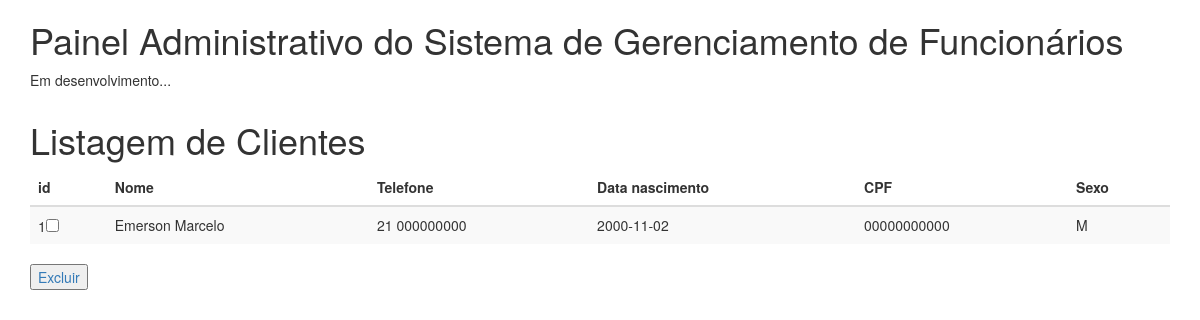
Before: /lista.php with the older database file.
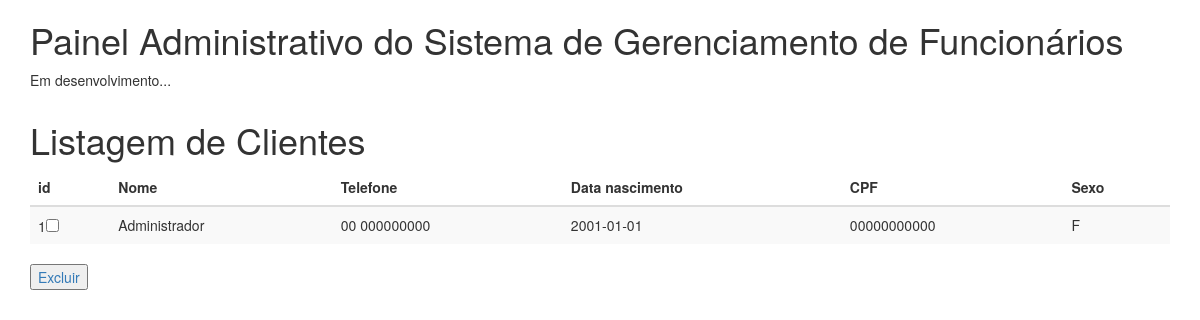
After: the same page with the newer database file.
### tables this page shows
CREATE TABLE Funcionario (
    id_func int,
    nome_funcionario VARCHAR (50),
    telefone VARCHAR (20),
    data_nasc date,
    cpf VARCHAR (20),
    sexo VARCHAR (1),
    municipio VARCHAR (50),
    estado VARCHAR (50),
    PRIMARY KEY (id_func),
    FOREIGN KEY (id_func) REFERENCES usuario(id_usuario)
);

### lista.php (the view, shortened to what this page needs)
<!DOCTYPE html>
<html lang="pt-br">
<head>
  <link rel="stylesheet" href="https://maxcdn.bootstrapcdn.com/bootstrap/3.3.5/css/bootstrap.min.css">
</head>
<body>
<div class="container">
  <h1>Painel Administrativo do Sistema de Gerenciamento de Funcionários</h1>
  <p>Em desenvolvimento...</p>
</div>
    <?php
        $connection = mysqli_connect("localhost", "root", "", "studiodebeleza");
        mysqli_select_db($connection, "studiodebeleza");
        $sql = "SELECT * FROM funcionario";
        $result = mysqli_query($connection, $sql);
    ?>
    <div class="container">
        <h1>Listagem de Clientes</h1>
        <table class="table table-striped">
            <thead>
                <th>id</th>
                <th>Nome</th>
                <th>Telefone</th>
                <th>Data nascimento</th>
                <th>CPF</th>
                <th>Sexo</th>
            </head>
            <tbody>
                <?php
                    while($linha = mysqli_fetch_assoc($result))
                    {
                        echo '<tr>';
                        echo '<td>'. $linha['id_func'] ."<input align='center' type='checkbox' name='id' id='id' value=''/>";
                        echo '<td>'. $linha['nome_funcionario'] .'</td>';
                        echo '<td>'. $linha['telefone'] .'</td>';
                        echo '<td>'. $linha['data_nasc'] .'</td>';
                        echo '<td>'. $linha['cpf'] .'</td>';
                        echo '<td>'. $linha['sexo'] .'</td>';
                        echo '</tr>';
                    }
                ?>
            </tbody>
        </table>
        <a href="excluir.php"><input name="deleta" type="button" value="Excluir" /></a>
</div>
</html>

Changed rows visible on the page:
changed funcionario id 1: nome_funcionario "Emerson Marcelo" → "Administrador"; telefone "21 000000000" → "00 000000000"; data_nasc "2000-11-02" → "2001-01-01"; sexo "M" → "F"
